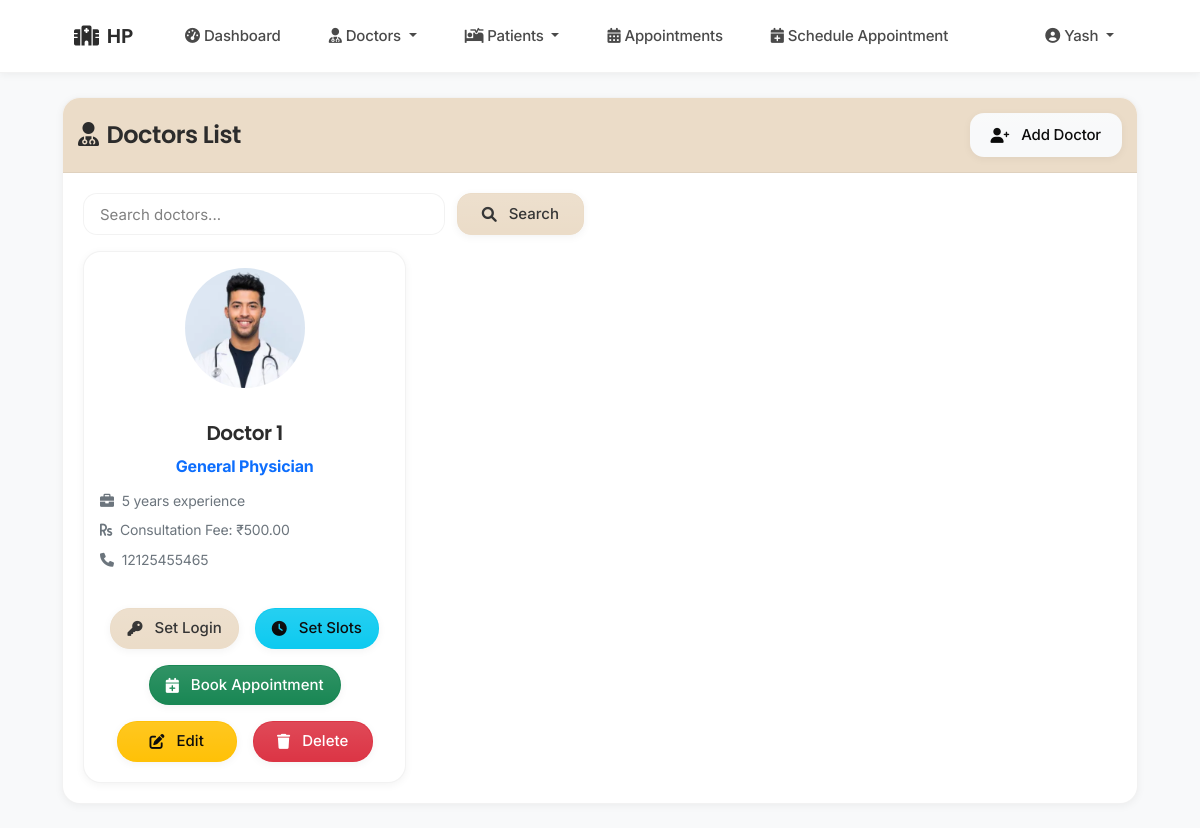
Screenshot of /admin/view_doctors (signed in) with the database file from the repository.
### tables this page shows
CREATE TABLE doctors (
                id INTEGER PRIMARY KEY AUTOINCREMENT,
                name TEXT NOT NULL,
                specialization TEXT NOT NULL,
                experience INTEGER,
                consultation_fee REAL,
                contact TEXT,
                bio TEXT,
                image_path TEXT,
                username TEXT UNIQUE,
                password TEXT,
                created_by INTEGER,
                hospital_id INTEGER NOT NULL,
                FOREIGN KEY (created_by) REFERENCES staff(id),
                FOREIGN KEY (hospital_id) REFERENCES staff(id)
            );

### app.py (the view)
@app.route('/admin/view_doctors')
def view_doctors():
    if 'user_id' not in session or session['user_type'] != 'admin':
        return redirect(url_for('login'))
    search_query = request.args.get('search', '').strip()
    conn = get_db_connection()
    try:
        if search_query:
            doctors = conn.execute('''
                SELECT * FROM doctors
                WHERE (name LIKE ? OR specialization LIKE ?) AND hospital_id = ?
                ORDER BY name
            ''', (f'%{search_query}%', f'%{search_query}%', session['hospital_id'])).fetchall()
        else:
            doctors = conn.execute('SELECT * FROM doctors WHERE hospital_id = ? ORDER BY name',
                                  (session['hospital_id'],)).fetchall()
    except Exception as e:
        flash('Error loading doctors', 'danger')
        app.logger.error(f"View doctors error: {str(e)}")
        doctors = []
    finally:
        conn.close()
    return render_template('admin/view_doctors.html',
                         doctors=doctors,
                         search_query=search_query)

### app.py (called while the page is built)
@app.context_processor
def utility_processor():
    def now():
        return datetime.now()
    return dict(now=now)

def get_db_connection():
    try:
        conn = sqlite3.connect(get_db_path())
        conn.row_factory = sqlite3.Row
        return conn
    except sqlite3.Error as e:
        logger.error(f"Database connection error: {e}")
        raise

### database.py (called while the page is built)
def get_db_path():
    app_dir = os.path.dirname(os.path.abspath(__file__))
    if 'RENDER' in os.environ:
        db_dir = os.path.join(app_dir, 'data')
        if not os.path.exists(db_dir):
            os.makedirs(db_dir, exist_ok=True)
            logger.info(f"Created database directory: {db_dir}")
        return os.path.join(db_dir, 'hospital.db')
    else:
        instance_path = os.path.join(app_dir, 'instance')
        if not os.path.exists(instance_path):
            os.makedirs(instance_path, exist_ok=True)
            logger.info(f"Created instance directory: {instance_path}")
        return os.path.join(instance_path, 'hospital.db')

### templates/admin/view_doctors.html (shortened to what this page needs)
{% extends "base.html" %}
{% block content %}
<div class="card">
    <div class="card-header text-white d-flex justify-content-between align-items-center" style="background-color:rgb(235, 220, 200); padding: 15px 15px">
        <h4 class="mb-0">
            <i class="fas fa-user-md me-2"></i>Doctors List
        </h4>
        <a href="{{ url_for('add_doctor') }}" class="btn btn-light">
            <i class="fas fa-user-plus me-1"></i>Add Doctor
        </a>
    </div>
    <div class="card-body">
        <div class="row mb-3">
            <div class="col-md-6">
                <form class="search-form" method="GET" action="{{ url_for('view_doctors') }}">
                    <input class="form-control" type="search" name="search" placeholder="Search doctors..."
                           value="{{ search_query }}" aria-label="Search">
                    <button class="btn btn-primary" type="submit">
                        <i class="fas fa-search me-1"></i>Search
                    </button>
                </form>
            </div>
        </div>
        <div class="row g-4">
            {% for doctor in doctors %}
            <div class="col-md-6 col-lg-4">
                <div class="card doctor-card">
                    <div class="doctor-image-container">
                        {% if doctor.image_path %}
                            <img src="{{ url_for('static', filename=doctor.image_path) }}"
                                 class="profile-img" alt="{{ doctor.name }}">
                        {% else %}
                            <div class="profile-img-placeholder">
                                <i class="fas fa-user-md fa-3x text-secondary"></i>
                            </div>
                        {% endif %}
                    </div>
                    <div class="doctor-details">
                        <h5 class="card-title text-center">{{ doctor.name }}</h5>
                        <p class="card-text text-primary text-center mb-2">
                            <strong>{{ doctor.specialization }}</strong>
                        </p>
                        <div class="doctor-info">
                            <p class="card-text mb-1">
                                <small class="text-muted">
                                    <i class="fas fa-briefcase me-1"></i>
                                    {{ doctor.experience }} years experience
                                </small>
                            </p>
                            <p class="card-text mb-1">
                                <small class="text-muted">
                                    <i class="fas fa-rupee-sign me-1"></i>
                                    Consultation Fee: ₹{{ "%.2f"|format(doctor.consultation_fee) }}
                                </small>
                            </p>
                            <p class="card-text mb-1">
                                <small class="text-muted">
                                    <i class="fas fa-phone me-1"></i>
                                    {{ doctor.contact }}
                                </small>
                            </p>
                        </div>
                        <div class="action-buttons">
                            <button type="button" class="btn btn-primary btn-action" data-bs-toggle="modal" data-bs-target="#setLoginModal{{ doctor.id }}">
                                <i class="fas fa-key me-1"></i>Set Login
                            </button>
                            <button type="button" class="btn btn-info btn-action" data-bs-toggle="modal" data-bs-target="#setSlotsModal{{ doctor.id }}">
                                <i class="fas fa-clock me-1"></i>Set Slots
                            </button>
                            <button type="button" class="btn btn-success btn-action" data-bs-toggle="modal" data-bs-target="#bookAppointmentModal{{ doctor.id }}">
                                <i class="fas fa-calendar-plus me-1"></i>Book Appointment
                            </button>
                            <button type="button" class="btn btn-warning btn-action" data-bs-toggle="modal" data-bs-target="#editDoctorModal{{ doctor.id }}">
                                <i class="fas fa-edit me-1"></i>Edit
                            </button>
                            <button type="button" class="btn btn-danger btn-action" data-bs-toggle="modal" data-bs-target="#deleteDoctorModal{{ doctor.id }}">
                                <i class="fas fa-trash me-1"></i>Delete
                            </button>
                        </div>
                    </div>
                </div>
            </div>
            {% else %}
            <div class="col-12">
                <div class="alert alert-info">No doctors found. Please add doctors to get started.</div>
            </div>
            {% endfor %}
        </div>
    </div>
</div>
{% endblock %}

### templates/base.html (shortened to what this page needs)
<!DOCTYPE html>
<html lang="en">
<head>
    <link rel="stylesheet" href="https://cdnjs.cloudflare.com/ajax/libs/font-awesome/6.0.0/css/all.min.css">
    <link href="https://cdn.jsdelivr.net/npm/bootstrap@5.1.3/dist/css/bootstrap.min.css" rel="stylesheet">
</head>
<body class="bg-light">
    <nav class="navbar navbar-expand-lg navbar-light">
        <div class="container">
            <a class="navbar-brand" href="{{ url_for('admin_dashboard') if session.get('user_type') == 'admin' else url_for('doctor_dashboard') }}">
                <i class="fas fa-hospital me-2"></i>{{ session.get('hospital_name', 'Hospital Management') }}
            </a>
            <div class="collapse navbar-collapse" id="navbarNav">
                <ul class="navbar-nav me-auto">
                    {% if session.get('user_id') %}
                        {% if session.get('user_type') == 'admin' %}
                            <li class="nav-item">
                                <a class="nav-link" href="{{ url_for('admin_dashboard') }}">
                                    <i class="fas fa-tachometer-alt me-1"></i>Dashboard
                                </a>
                            </li>
                            <li class="nav-item dropdown">
                                <a class="nav-link dropdown-toggle" href="#" id="doctorsDropdown" role="button" data-bs-toggle="dropdown">
                                    <i class="fas fa-user-md me-1"></i>Doctors
                                </a>
                            </li>
                            <li class="nav-item dropdown">
                                <a class="nav-link dropdown-toggle" href="#" id="patientsDropdown" role="button" data-bs-toggle="dropdown">
                                    <i class="fas fa-procedures me-1"></i>Patients
                                </a>
                            </li>
                            <li class="nav-item">
                                <a class="nav-link" href="{{ url_for('view_appointments') }}">
                                    <i class="fas fa-calendar-alt me-1"></i>Appointments
                                </a>
                            </li>
                            <li class="nav-item">
                                <a class="nav-link" href="{{ url_for('schedule_appointment') }}">
                                    <i class="fas fa-calendar-plus me-1"></i>Schedule Appointment
                                </a>
                            </li>
                        {% endif %}
                    {% endif %}
                </ul>
                <ul class="navbar-nav">
                    {% if session.get('user_id') %}
                        <li class="nav-item dropdown">
                            <a class="nav-link dropdown-toggle" href="#" id="navbarDropdown" role="button" data-bs-toggle="dropdown" aria-expanded="false">
                                <i class="fas fa-user-circle me-1"></i>{{ session.get('name', 'User') }}
                            </a>
                        </li>
                    {% endif %}
                </ul>
            </div>
        </div>
    </nav>
    <main class="container py-4 animate-fade">
        {% block content %}{% endblock %}
    </main>
</body>
</html>

### templates/base.html (style rules this page uses)
:root { --primary: rgb(235, 220, 200); --primary-dark: rgb(215, 200, 180); --primary-light: rgba(235, 220, 200, 0.1); --primary-lighter: rgba(235, 220, 200, 0.05); --secondary: rgb(200, 185, 165); --text-primary: #2c2c2c; --text-secondary: #4a4a4a; --bg-light: #fafafa; --white: #ffffff; --border-color: rgba(0,0,0,0.05); --success: #2e8b57; --success-light: rgba(46, 139, 87, 0.1); --info: rgb(235, 220, 200); --info-light: rgba(235, 220, 200, 0.1); --warning: #d4a017; --warning-light: rgba(212, 160, 23, 0.1); --danger: #c41e3a; --danger-light: rgba(196, 30, 58, 0.1); --spacing-xs: 0.5rem; --spacing-sm: 0.75rem; --spacing-md: 1rem; --spacing-lg: 1.5rem; --spacing-xl: 2rem; --radius-xs: 6px; --radius-sm: 10px; --radius-md: 14px; --radius-lg: 18px; --radius-xl: 24px; --radius-2xl: 30px; --radius-full: 9999px; --shadow-sm: 0 2px 8px rgba(0,0,0,0.05); --shadow-md: 0 4px 12px rgba(0,0,0,0.08); --shadow-lg: 0 8px 24px rgba(0,0,0,0.12); --transition-fast: all 0.2s ease; --transition-normal: all 0.3s ease; }
body { font-family: 'Inter', sans-serif; min-height: 100vh; display: flex; flex-direction: column; background-color: var(--bg-light); color: var(--text-primary); line-height: 1.6; -webkit-font-smoothing: antialiased; letter-spacing: -0.01em; }
h1, h2, h3, h4, h5, h6 { font-family: 'Poppins', sans-serif; font-weight: 600; color: var(--text-primary); margin-bottom: var(--spacing-lg); letter-spacing: -0.02em; line-height: 1.3; }
.navbar { background-color: var(--white) !important; padding: var(--spacing-sm) 0; border-bottom: 1px solid var(--border-color); box-shadow: var(--shadow-sm); position: sticky; top: 0; z-index: 1000; }
.navbar-brand { font-family: 'Poppins', sans-serif; font-weight: 600; font-size: 1.25rem; color: var(--text-primary) !important; padding: var(--spacing-xs) var(--spacing-sm); border-radius: var(--radius-md); transition: var(--transition-fast); }
.nav-link { font-weight: 500; color: var(--text-secondary) !important; padding: var(--spacing-sm) var(--spacing-md) !important; border-radius: var(--radius-md); transition: var(--transition-fast); margin: 0 var(--spacing-xs); font-size: 0.9375rem; }
main { flex: 1 0 auto; padding: var(--spacing-xl) 0; }
.btn { padding: 0.625rem 1.25rem; font-weight: 500; border-radius: var(--radius-md); transition: var(--transition-fast); position: relative; overflow: hidden; min-width: 120px; height: 44px; display: inline-flex; align-items: center; justify-content: center; gap: var(--spacing-xs); font-size: 0.9375rem; line-height: 1.5; text-align: center; white-space: nowrap; vertical-align: middle; cursor: pointer; user-select: none; border: 1px solid transparent; box-shadow: var(--shadow-sm); }
.btn::after { content: ''; position: absolute; top: 0; left: 0; width: 100%; height: 100%; background: linear-gradient(rgba(255,255,255,0.1), rgba(255,255,255,0)); pointer-events: none; transition: var(--transition-fast); }
.btn-primary { background-color: var(--primary) !important; border-color: var(--primary) !important; color: var(--text-primary) !important; }
.form-control, .form-select { height: 44px; padding: 0.625rem 1rem; font-size: 0.9375rem; border-radius: var(--radius-md); border: 1px solid var(--border-color); transition: var(--transition-fast); line-height: 1.5; color: var(--text-primary); }
.form-control::placeholder { color: var(--text-secondary); opacity: 0.7; }
.search-form { display: flex; gap: var(--spacing-sm); align-items: center; }
.search-form .form-control, .search-form .form-select, .search-form .btn { height: 42px; }
.search-form .form-control, .search-form .form-select { flex: 1; min-width: 0; }
.search-form .btn { padding: 0 var(--spacing-lg); white-space: nowrap; }
.container { padding-left: var(--spacing-xl); padding-right: var(--spacing-xl); }
.row { margin-left: calc(-1 * var(--spacing-md)); margin-right: calc(-1 * var(--spacing-md)); }
.row > [class*="col-"] { padding-left: var(--spacing-md); padding-right: var(--spacing-md); }
.animate-fade { animation: fadeIn 0.4s ease-out; }
.card { border-radius: var(--radius-lg); border: 1px solid var(--border-color); box-shadow: var(--shadow-sm); overflow: hidden; transition: var(--transition-normal); }
.card-header { background-color: var(--primary); border-bottom: 1px solid var(--border-color); padding: var(--spacing-lg); }
.card-body { padding: var(--spacing-xl); }

### rows the page displays
doctors: get "Yash", image_path (picture), name "Doctor 1", specialization "General Physician", experience "5", consultation_fee "500.00", contact "12125455465"

### other values shown
{{ session.get('hospital_name', 'Hospital Management') }} "HP"
